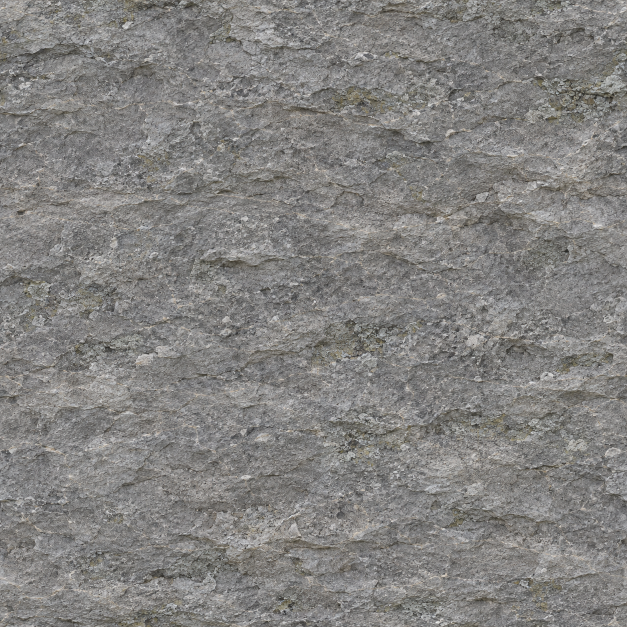
#> input picture addons/dynamic_sky/demo/materials/masters/alpine_rock.png, 1254 x 1254 px (shown at 1/2 size)
$ python bake_rock_macro.py
#> lines starting #> are read from the running program, lines starting #| are printed output that depends on the picture
### addons/dynamic_sky/demo/materials/bake_materials.py
"""Build repeatable 4K PBR maps from the original ImageGen albedo masters."""

import argparse
from concurrent.futures import ThreadPoolExecutor
from dataclasses import dataclass
from math import hypot
from pathlib import Path

import numpy as np
from PIL import Image
from scipy import ndimage


MATERIALS = Path(__file__).resolve().parent
SIZE = 4096


@dataclass(frozen=True)
class Material:
    source: str
    tile_width_m: float
    relief_m: float
    roughness: float
    roughness_variation: float
    ao_strength: float
    metalness: float = 0.0
    shared: bool = False


PRESETS = {
    "alpine_meadow": Material("masters/alpine_meadow.png", 2.0, 0.0036, 0.88, 0.07, 0.60),
    "snowpack": Material("masters/snowpack.png", 1.6, 0.00046, 0.84, 0.07, 0.28, shared=True),
    "spruce_bark": Material("masters/spruce_bark.png", 1.4, 0.0038, 0.83, 0.08, 0.80),
    "alpine_rock": Material("masters/alpine_rock.png", 2.2, 0.0055, 0.82, 0.12, 0.78),
    "slate_flagstone": Material("slate_flagstone.png", 3.0, 0.0049, 0.72, 0.13, 0.65),
    "alpine_scree": Material("alpine_scree.png", 4.0, 0.0098, 0.91, 0.08, 0.83),
    "weathered_larch": Material("weathered_larch.png", 2.0, 0.0029, 0.73, 0.13, 0.72),
    "standing_seam_zinc": Material("standing_seam_zinc.png", 2.0, 0.0033, 0.39, 0.16, 0.54, 0.89),
}


def periodic_component(image):
    # Moisan's periodic-plus-smooth decomposition removes the border mismatch.
    rows, columns = image.shape
    boundary = np.zeros_like(image)
    boundary[0] = image[-1] - image[0]
    boundary[-1] = -boundary[0]
    boundary[:, 0] += image[:, -1] - image[:, 0]
    boundary[:, -1] += image[:, 0] - image[:, -1]
    eigenvalues = (
        2.0 * np.cos(np.arange(rows)[:, None] * (2.0 * np.pi / rows))
        + 2.0 * np.cos(np.arange(columns // 2 + 1)[None, :] * (2.0 * np.pi / columns))
        - 4.0
    )
    eigenvalues[0, 0] = 1.0
    smooth_spectrum = np.fft.rfft2(boundary) / eigenvalues
    smooth_spectrum[0, 0] = 0.0
    return image - np.fft.irfft2(smooth_spectrum, s=image.shape, axes=(0, 1))


def byte_image(values):
    return np.rint(np.clip(values, 0.0, 1.0) * 255.0).astype(np.uint8)


def albedo_master(source):
    with Image.open(source) as original:
#> original is the input picture: PIL image 1254x1254 RGB; mean R, G, B 130.9, 129.5, 127.5
        colors = np.asarray(original.convert("RGB"), dtype=np.float32) / 255.0
    for channel in range(3):
        colors[:, :, channel] = periodic_component(colors[:, :, channel])
    pixels = byte_image(colors)
    padding = 8
    padded = np.pad(pixels, ((padding, padding), (padding, padding), (0, 0)), mode="wrap")
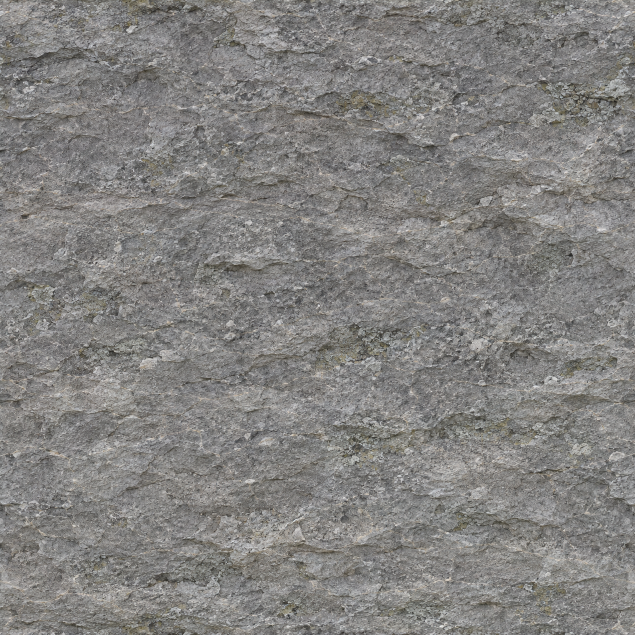
#> padded: shape (1270, 1270, 3) (shown at 1/2 size); mean R, G, B 130.9, 129.4, 127.5
    return np.asarray(
        Image.fromarray(padded).resize(
            (SIZE, SIZE), Image.Resampling.LANCZOS,
            box=(padding, padding, padding + pixels.shape[1], padding + pixels.shape[0]),
        )
    )
#> returned value: shape (4096, 4096, 3)


def normalized_band(values, scale):
    values /= max(float(values.std()) * scale, 0.00001)
    return np.clip(values, -1.0, 1.0, out=values)


# [94 lines left out: functions height_fields, tangent_normals, ambient_visibility, save_webp, bake, main, not called in this run]


# [2 lines that do not run on import are left out]

### addons/dynamic_sky/demo/materials/bake_rock_macro.py
"""Bake geological-scale rock normals and ORM from the original ImageGen master."""

import numpy as np
from scipy import ndimage

from bake_materials import (
    MATERIALS,
    SIZE,
    albedo_master,
    ambient_visibility,
    byte_image,
    normalized_band,
    save_webp,
    tangent_normals,
)


TILE_METERS = 32.0
RELIEF_METERS = 0.42


def bake():
    colors = albedo_master(MATERIALS / "masters/alpine_rock.png").astype(np.float32) / 255.0
#> colors: shape (4096, 4096, 3) float32
    linear = np.where(colors <= 0.04045, colors / 12.92, ((colors + 0.055) / 1.055) ** 2.4)
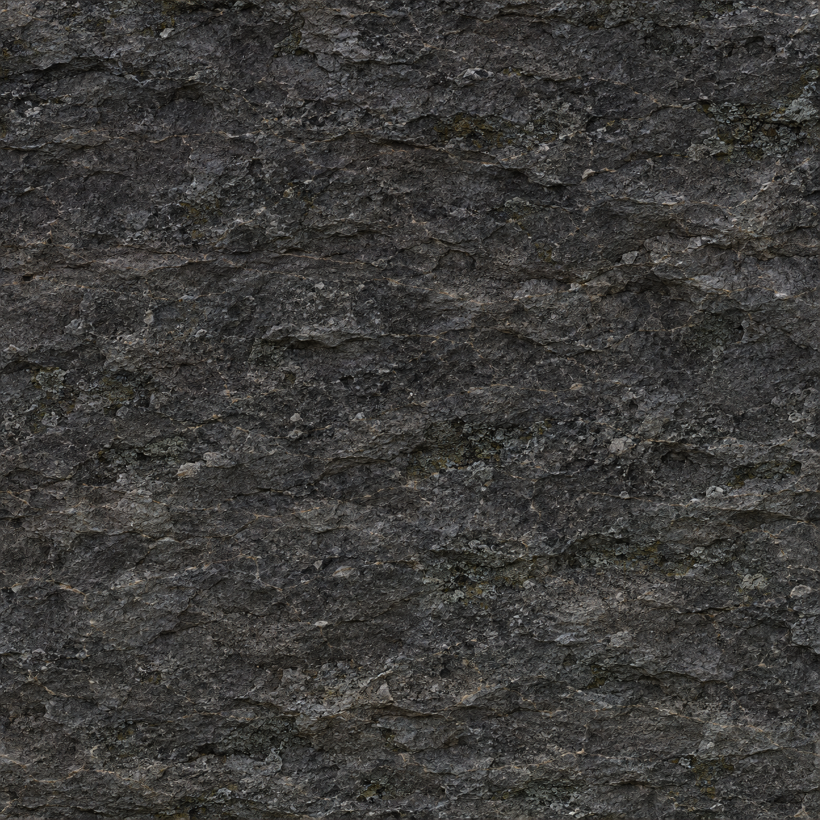
#> linear: shape (4096, 4096, 3) float32 (shown at 1/5 size); mean of channels 0, 1, 2 0.242, 0.237, 0.23; drawn as R, G, B
    luminance = np.log(np.maximum(linear @ np.array([0.2126, 0.7152, 0.0722]), 0.015))
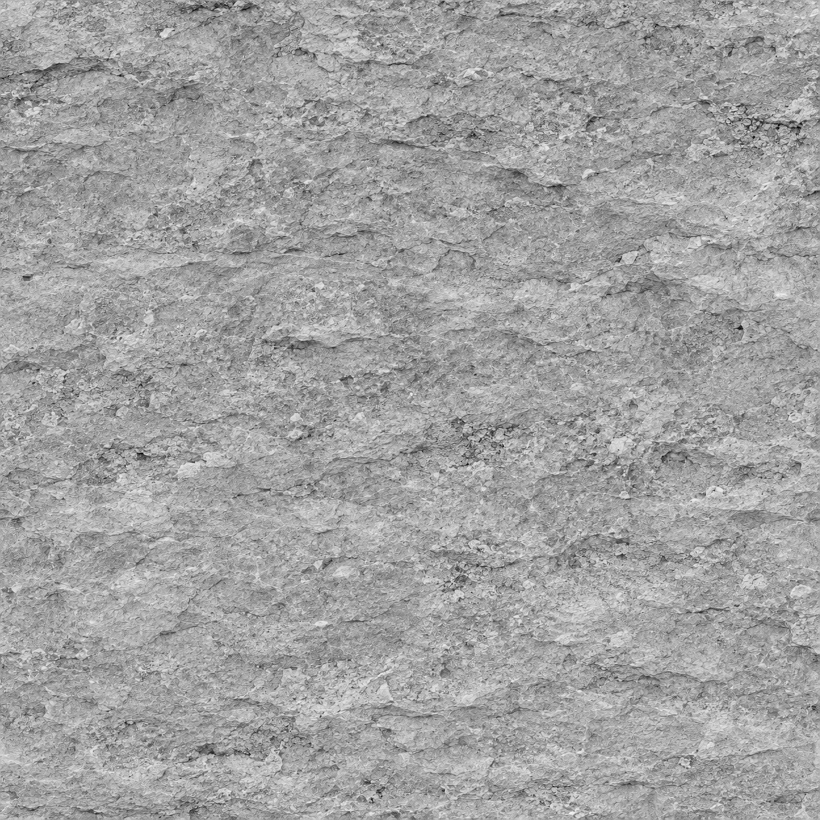
#> luminance: shape (4096, 4096) float64 (shown at 1/5 size); min -4.2, max -0.0147, mean -1.54; drawn with min black and max white
    fine_shelves = ndimage.gaussian_filter(luminance, 8.0, mode="wrap")
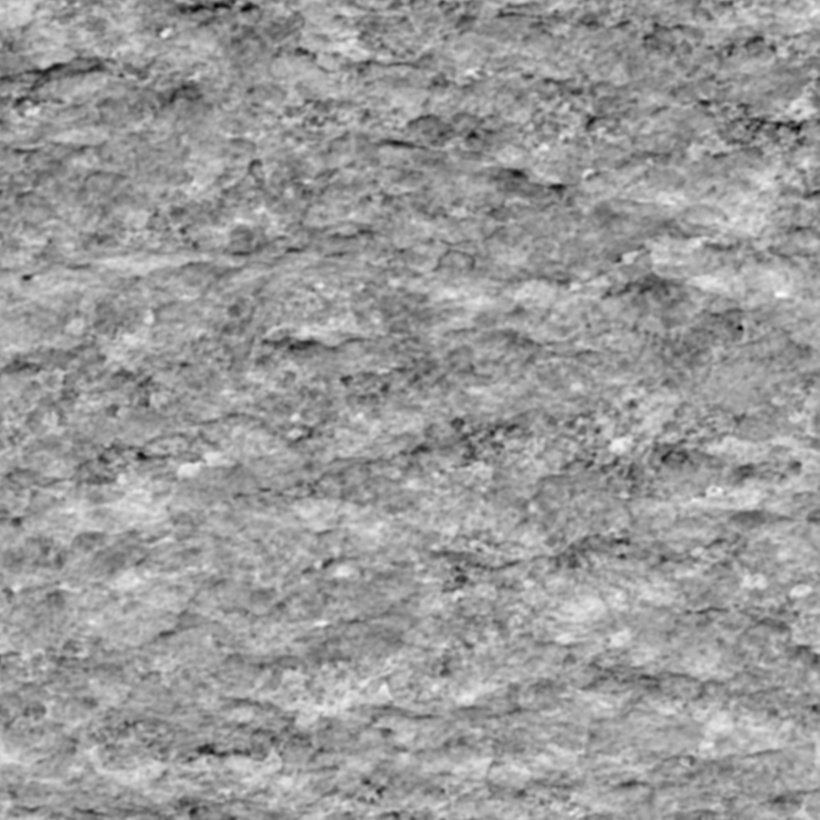
#> fine_shelves: shape (4096, 4096) float64 (shown at 1/5 size); min -3.03, max -0.576, mean -1.54; drawn with min black and max white
#> (the run stopped early here; a loop or call above may not have finished)
